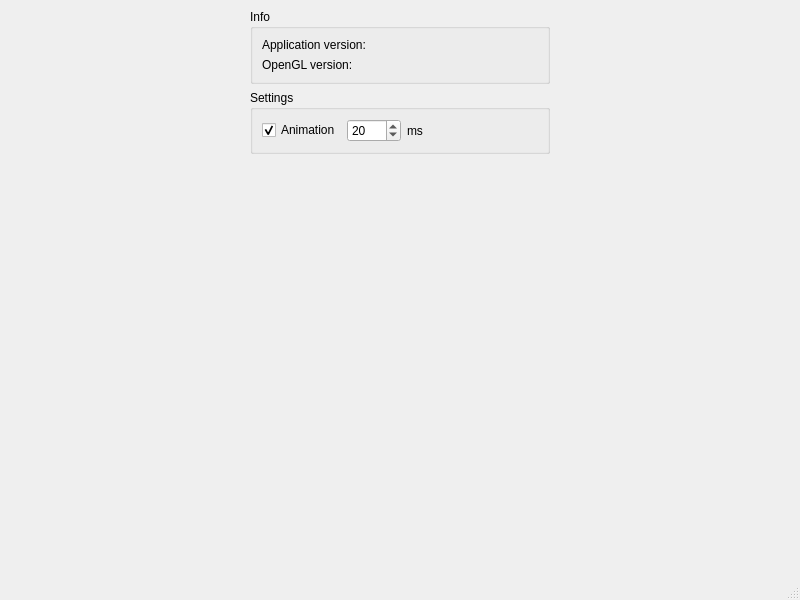
<?xml version="1.0" encoding="UTF-8"?>
<ui version="4.0">
 <class>MainWindow</class>
 <widget class="QMainWindow" name="MainWindow">
  <property name="geometry">
   <rect>
    <x>0</x>
    <y>0</y>
    <width>800</width>
    <height>600</height>
   </rect>
  </property>
  <property name="windowTitle">
   <string>Cortex Demo</string>
  </property>
  <widget class="QWidget" name="centralwidget">
   <layout class="QHBoxLayout" name="horizontalLayout_2">
    <item>
     <layout class="QVBoxLayout" name="verticalLayout_2">
      <item>
       <widget class="QGroupBox" name="infoGroupBox">
        <property name="minimumSize">
         <size>
          <width>300</width>
          <height>0</height>
         </size>
        </property>
        <property name="maximumSize">
         <size>
          <width>300</width>
          <height>16777215</height>
         </size>
        </property>
        <property name="title">
         <string>Info</string>
        </property>
        <layout class="QFormLayout" name="formLayout">
         <property name="fieldGrowthPolicy">
          <enum>QFormLayout::AllNonFixedFieldsGrow</enum>
         </property>
         <item row="0" column="0">
          <widget class="QLabel" name="applicationVersionLabel">
           <property name="text">
            <string>Application version:</string>
           </property>
          </widget>
         </item>
         <item row="0" column="1">
          <widget class="QLabel" name="applicationVersionStr">
           <property name="text">
            <string>&lt;application version&gt;</string>
           </property>
          </widget>
         </item>
         <item row="1" column="0">
          <widget class="QLabel" name="openglVersionLabel">
           <property name="text">
            <string>OpenGL version:</string>
           </property>
          </widget>
         </item>
         <item row="1" column="1">
          <widget class="QLabel" name="openglVersionStr">
           <property name="text">
            <string>&lt;opengl version&gt;</string>
           </property>
          </widget>
         </item>
        </layout>
       </widget>
      </item>
      <item>
       <widget class="QGroupBox" name="settingsGroupBox">
        <property name="minimumSize">
         <size>
          <width>300</width>
          <height>0</height>
         </size>
        </property>
        <property name="maximumSize">
         <size>
          <width>300</width>
          <height>16777215</height>
         </size>
        </property>
        <property name="title">
         <string>Settings</string>
        </property>
        <layout class="QVBoxLayout" name="verticalLayout">
         <item>
          <layout class="QHBoxLayout" name="horizontalLayout">
           <item>
            <widget class="QCheckBox" name="animationCheckBox">
             <property name="text">
              <string>Animation</string>
             </property>
             <property name="checked">
              <bool>true</bool>
             </property>
            </widget>
           </item>
           <item>
            <widget class="QSpinBox" name="animationIntervalSpinBox">
             <property name="maximum">
              <number>1000</number>
             </property>
             <property name="singleStep">
              <number>20</number>
             </property>
             <property name="value">
              <number>20</number>
             </property>
            </widget>
           </item>
           <item>
            <widget class="QLabel" name="animationIntervalUnitsLabel">
             <property name="text">
              <string>ms</string>
             </property>
            </widget>
           </item>
           <item>
            <spacer name="horizontalSpacer">
             <property name="orientation">
              <enum>Qt::Horizontal</enum>
             </property>
             <property name="sizeHint" stdset="0">
              <size>
               <width>40</width>
               <height>20</height>
              </size>
             </property>
            </spacer>
           </item>
          </layout>
         </item>
        </layout>
       </widget>
      </item>
      <item>
       <spacer name="verticalSpacer">
        <property name="orientation">
         <enum>Qt::Vertical</enum>
        </property>
        <property name="sizeHint" stdset="0">
         <size>
          <width>20</width>
          <height>40</height>
         </size>
        </property>
       </spacer>
      </item>
     </layout>
    </item>
   </layout>
  </widget>
  <widget class="QStatusBar" name="statusbar"/>
 </widget>
 <resources/>
 <connections/>
</ui>
